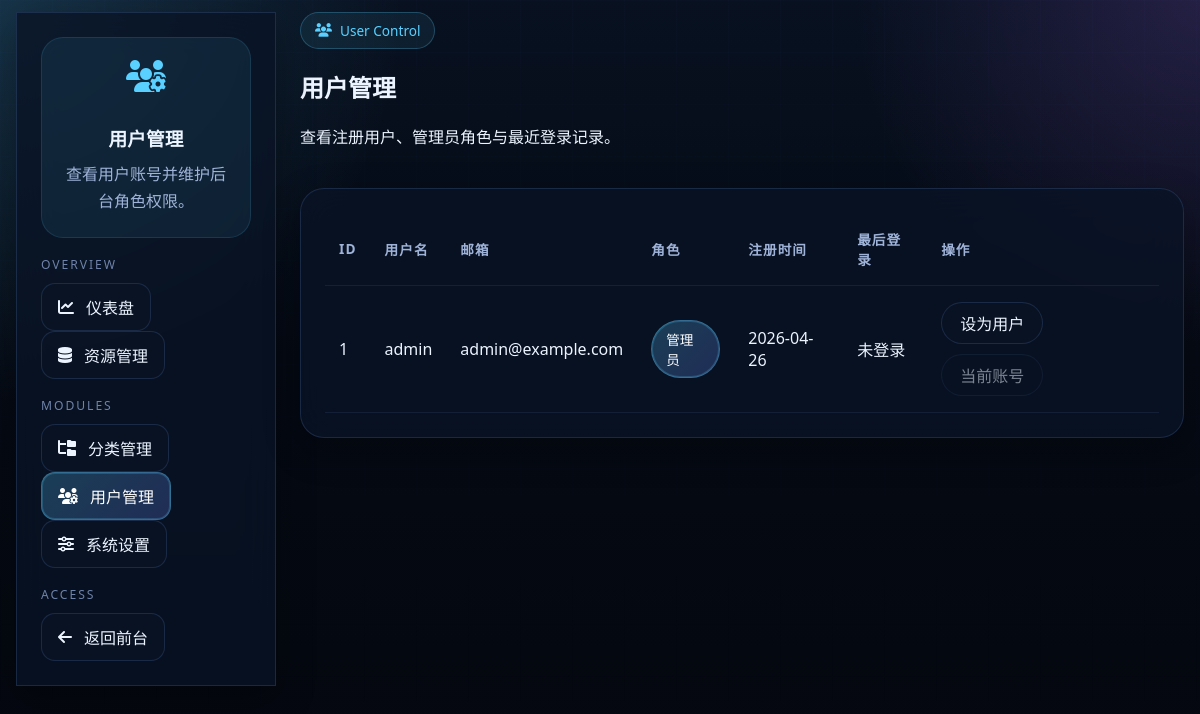
Screenshot of /www/admin/users.php (signed in) with the database file from the repository.
### tables this page shows
CREATE TABLE `users` (
    `id` INT AUTO_INCREMENT PRIMARY KEY,
    `username` VARCHAR(50) NOT NULL UNIQUE,
    `email` VARCHAR(100) NOT NULL UNIQUE,
    `password` VARCHAR(255) NOT NULL,
    `role` ENUM('user', 'admin') DEFAULT 'user',
    `created_at` TIMESTAMP DEFAULT CURRENT_TIMESTAMP,
    `last_login` TIMESTAMP NULL
);

### www/admin/users.php (the view, shortened to what this page needs)
<?php
require_once __DIR__ . '/../../config/database.php';
$currentUserId = (int)$_SESSION['user_id'];
$users = $pdo->query("SELECT id, username, email, role, created_at, last_login FROM users ORDER BY id DESC")->fetchAll();
?>
<!DOCTYPE html>
<html lang="zh-CN">
<head>
    <link rel="stylesheet" href="../assets/css/style.css">
    <link rel="stylesheet" href="https://cdnjs.cloudflare.com/ajax/libs/font-awesome/6.4.0/css/all.min.css">
</head>
<body class="page-shell admin-page">
    <section class="admin-container tech-section">
        <div class="container admin-shell">
            <aside class="admin-sidebar">
                <div class="admin-brand">
                    <i class="fas fa-users-gear fa-2x"></i>
                    <h3>用户管理</h3>
                    <p class="muted">查看用户账号并维护后台角色权限。</p>
                </div>
                <div class="nav-group-label">Overview</div>
                <a href="index.php"><i class="fas fa-chart-line"></i> 仪表盘</a>
                <a href="resources.php"><i class="fas fa-database"></i> 资源管理</a>
                <div class="nav-group-label">Modules</div>
                <a href="categories.php"><i class="fas fa-folder-tree"></i> 分类管理</a>
                <a href="users.php" class="active"><i class="fas fa-users-gear"></i> 用户管理</a>
                <a href="settings.php"><i class="fas fa-sliders"></i> 系统设置</a>
                <div class="nav-group-label">Access</div>
                <a href="../index.php"><i class="fas fa-arrow-left"></i> 返回前台</a>
            </aside>
            <main class="admin-content">
                <div class="admin-content-header">
                    <div>
                        <span class="pill"><i class="fas fa-users"></i> User Control</span>
                        <h1>用户管理</h1>
                        <p>查看注册用户、管理员角色与最近登录记录。</p>
                    </div>
                </div>
                <div class="table-panel">
                    <table class="admin-table">
                        <thead>
                            <tr><th>ID</th><th>用户名</th><th>邮箱</th><th>角色</th><th>注册时间</th><th>最后登录</th><th>操作</th></tr>
                        </thead>
                        <tbody>
                            <?php foreach ($users as $user): ?>
                            <tr>
                                <td><?= $user['id'] ?></td>
                                <td><?= htmlspecialchars($user['username']) ?></td>
                                <td><?= htmlspecialchars($user['email']) ?></td>
                                <td><span class="status-pill <?= $user['role'] === 'admin' ? 'status-active' : '' ?>"><?= $user['role'] === 'admin' ? '管理员' : '普通用户' ?></span></td>
                                <td><?= date('Y-m-d', strtotime($user['created_at'])) ?></td>
                                <td><?= $user['last_login'] ? date('Y-m-d H:i', strtotime($user['last_login'])) : '未登录' ?></td>
                                <td class="table-actions">
                                    <a href="?toggle_role=<?= $user['id'] ?>" class="btn-sm"><?= $user['role'] === 'admin' ? '设为用户' : '设为管理员' ?></a>
                                    <?php if ((int)$user['id'] !== $currentUserId): ?>
                                    <a href="?delete=<?= $user['id'] ?>" class="btn-sm" onclick="return confirm('确定删除该用户？')">删除</a>
                                    <?php else: ?>
                                    <span class="btn-sm is-disabled">当前账号</span>
                                    <?php endif; ?>
                                </td>
                            </tr>
                            <?php endforeach; ?>
                        </tbody>
                    </table>
                </div>
            </main>
        </div>
    </section>
</body>
</html>

### rows the page displays
users: id "1", username "admin", email "admin@example.com", role "管理员", created_at "2026-04-26", shows "未登录", shows "当前账号"
